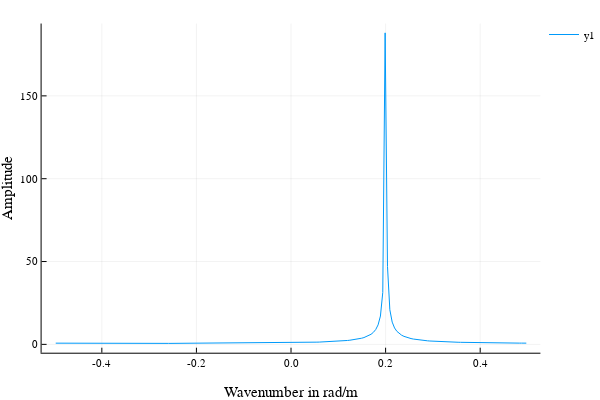

Here is the notebook cell this chart was saved with:
### Code cell
plot(fftshift(k),fftshift(abs.(fft(y_bw))), xlabel="Wavenumber in rad/m", ylabel="Amplitude")

### Figure 1 — Plotly figure (JSON) as saved in the notebook; plotly's stock layout.template omitted (floating-point values rounded to 4 significant figures; data arrays with more than 128 entries replaced by an {"elided": "..."} marker saying what was removed)
{"data": [{"colorbar": {"title": ""}, "legendgroup": "y1", "line": {"color": "rgba(0, 154, 250, 1.000)", "dash": "solid", "shape": "linear", "width": 1}, "mode": "lines", "name": "y1", "showlegend": true, "type": "scatter", "x": {"elided": "201 float values"}, "xaxis": "x1", "y": {"elided": "201 float values"}, "yaxis": "y1", "zmax": null, "zmin": null}], "layout": {"annotations": [], "height": 400, "legend": {"bgcolor": "rgba(255, 255, 255, 1.000)", "bordercolor": "rgba(0, 0, 0, 1.000)", "font": {"color": "rgba(0, 0, 0, 1.000)", "family": "sans-serif", "size": 11}, "tracegroupgap": 0, "x": 1, "y": 1}, "margin": {"b": 20, "l": 0, "r": 0, "t": 20}, "paper_bgcolor": "rgba(255, 255, 255, 1.000)", "plot_bgcolor": "rgba(255, 255, 255, 1.000)", "showlegend": true, "width": 600, "xaxis": {"anchor": "y1", "domain": [0.07647, 0.9934], "gridcolor": "rgba(0, 0, 0, 0.100)", "gridwidth": 0.5, "linecolor": "rgba(0, 0, 0, 1.000)", "mirror": false, "range": [-0.5274, 0.5274], "showgrid": true, "showline": true, "showticklabels": true, "tickangle": 0, "tickcolor": "rgb(0, 0, 0)", "tickfont": {"color": "rgba(0, 0, 0, 1.000)", "family": "sans-serif", "size": 11}, "tickmode": "array", "ticks": "inside", "ticktext": ["-0.4", "-0.2", "0.0", "0.2", "0.4"], "tickvals": [-0.4, -0.2, 0, 0.2, 0.4], "title": "Wavenumber in rad/m", "titlefont": {"color": "rgba(0, 0, 0, 1.000)", "family": "sans-serif", "size": 15}, "type": "-", "visible": true, "zeroline": false, "zerolinecolor": "rgba(0, 0, 0, 1.000)"}, "yaxis": {"anchor": "x1", "domain": [0.07581, 0.9902], "gridcolor": "rgba(0, 0, 0, 0.100)", "gridwidth": 0.5, "linecolor": "rgba(0, 0, 0, 1.000)", "mirror": false, "range": [-5.036, 193.7], "showgrid": true, "showline": true, "showticklabels": true, "tickangle": 0, "tickcolor": "rgb(0, 0, 0)", "tickfont": {"color": "rgba(0, 0, 0, 1.000)", "family": "sans-serif", "size": 11}, "tickmode": "array", "ticks": "inside", "ticktext": ["0", "50", "100", "150"], "tickvals": [0, 50, 100, 150], "title": "Amplitude", "titlefont": {"color": "rgba(0, 0, 0, 1.000)", "family": "sans-serif", "size": 15}, "type": "-", "visible": true, "zeroline": false, "zerolinecolor": "rgba(0, 0, 0, 1.000)"}}}
